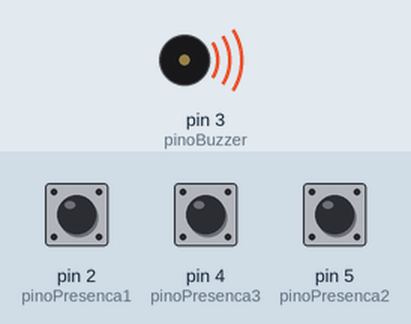
The sketch below on a simulated Arduino Uno, built with avr-gcc and run on an emulated ATmega328P. On the bench: buzzer (waves = sounding). The test bench sets the inputs (shaded band); at power-on: pin 2 (pinoPresenca1) HIGH, pin 4 (pinoPresenca3) HIGH, pin 5 (pinoPresenca2) HIGH. What the sketch prints to the serial monitor is not drawn.

Above: at 0.1 s.
Timing chart, 0 to 1.6 s (numbered marks = the images above):
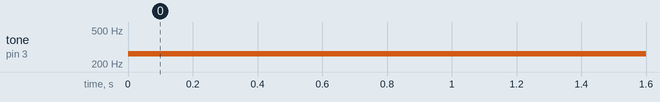

Measured:
- by itself, tone on pin 3 (pinoBuzzer): silent → 262 Hz at 0.00 s

The sketch:

scriptAtivo.ino
```cpp
int pinoBuzzer = 3;
int pinoPresenca1 = 2;
int pinoPresenca2 = 5;
int pinoPresenca3 = 4;
int ciclos1=0;
int ciclos2=0;
int ciclos3=0;
int ciclosPraDisparar=100;
int disparou1=0,disparou2=0,disparou3=0;

void setup() {
 pinMode(pinoBuzzer,OUTPUT);
 pinMode(pinoPresenca1,INPUT);
 pinMode(pinoPresenca2,INPUT);
 pinMode(pinoPresenca3,INPUT);
 Serial.begin(9600);

}

void loop() {
  int presenceSensor1,presenceSensor2,presenceSensor3;
  presenceSensor1 = digitalRead(pinoPresenca1);
  presenceSensor2 = digitalRead(pinoPresenca2);
  presenceSensor3 = digitalRead(pinoPresenca3);


  if(hasMoved(presenceSensor1)||disparou1){
    if(disparou1==0){
      Serial.println("1");
    }
    ciclos1++;
    disparou1=1;
    if(ciclos1<=ciclosPraDisparar){
      playSong();
    }else{
      ciclos1=0;
      disparou1=0;
    }
  }


  if(hasMoved(presenceSensor2)||disparou2){
    if(disparou2==0){
      Serial.println("2");
    }
    ciclos2++;
    disparou2=1;
    if(ciclos2<=ciclosPraDisparar){
      playSong();
    }else{
      ciclos2=0;
      disparou2=0;
    }
  }
  if(hasMoved(presenceSensor3)||disparou3){
    if(disparou3==0){
      Serial.println("3");
    }
    ciclos3++;
    disparou3=1;
    if(ciclos3<=ciclosPraDisparar){
      playSong();
    }else{
      disparou3=0;
      ciclos3=0;
    }
  }
}

int hasMoved(int input){
   if(input==HIGH){
      return 1;
   }
   return 0;
}

void playSong(){
    tone(pinoBuzzer,262,200); //DO
    delay(50);
    tone(pinoBuzzer,262,200); //DO
    delay(50);
}
```
